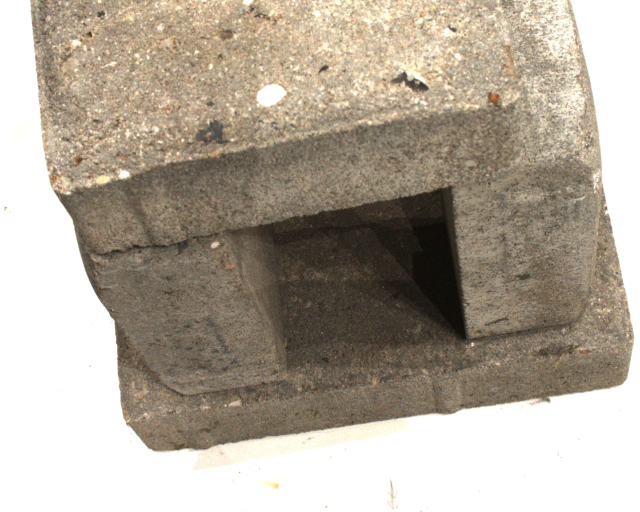
#> input picture Final_Project/view1.png, 640 x 512 px
$ python final_script.py
#> lines starting #> are read from the running program, lines starting #| are printed output that depends on the picture; long printed decimals are rounded
import numpy as np
import cv2
import matplotlib.pyplot as plt

# =============================================================
# 1: 加载数据
# =============================================================
def load_data(img1_path, img2_path, k_path):
    """读取图片和内参矩阵"""
#> called with img1_path = 'view1.png', img2_path = 'view2.png', k_path = 'K.txt'

    # 使用 cv2.imread 读取图像
    img1 = cv2.imread(img1_path)
#> img1 is the input picture: shape (512, 640, 3); mean B, G, R 153, 166.9, 176.8
    img2 = cv2.imread(img2_path)
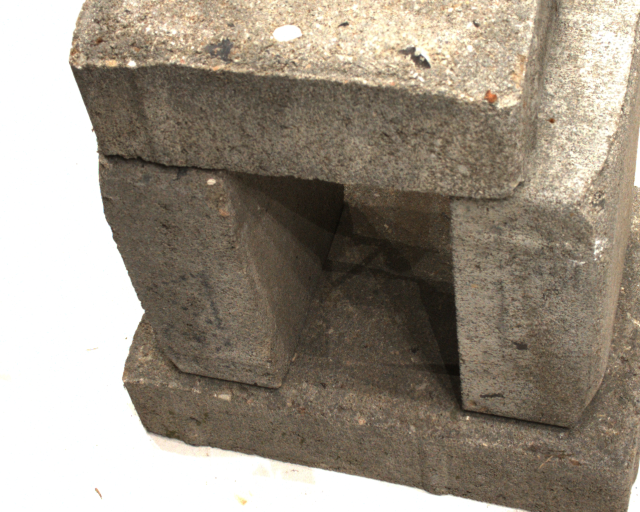
#> input picture Final_Project/view2.png, 640 x 512 px
#> img2 is the input picture: shape (512, 640, 3); mean B, G, R 131.8, 145.4, 155.1

    # 检查图片是否读取成功
    if img1 is None or img2 is None:
        raise FileNotFoundError(f"无法读取图片，请检查路径: {img1_path} 或 {img2_path}")

    # 使用 np.loadtxt 读取内参矩阵
    K = np.loadtxt(k_path)


    return img1, img2, K

# =========================================================
# 2: 特征提取与匹配
# =========================================================
def extract_and_match_features(img1, img2):
    """
    使用 SIFT 提取特征，使用 KNN 进行匹配，并进行 Lowe's Ratio Test。
    (参考从 11 立体视觉（下）单独拆分的图像矫正 PDF)
    """
    # 1. 初始化 SIFT 检测器
    # 注意：图像矫正 PDF Page 24 使用了默认参数 sift = cv2.SIFT_create()
    # 但脚本模板中已经给定了特定的参数 (contrastThreshold等)，保留模板的参数
    sift = cv2.SIFT_create(nfeatures=0, nOctaveLayers=5, contrastThreshold=0.001, edgeThreshold=10, sigma=1.4)

    # 2. 检测关键点和计算描述子
    # 参考 图像矫正 PDF Page 23-25 的 “# Find the keypoints and descriptors with SIFT” 部分代码
    kp1, des1 = sift.detectAndCompute(img1, None)
    kp2, des2 = sift.detectAndCompute(img2, None)

    # 3. 特征匹配 (使用 FLANN)
    # 参考 图像矫正 PDF Page 29 的 “# Match keypoints in both images” 部分代码
    FLANN_INDEX_KDTREE = 1
    index_params = dict(algorithm=FLANN_INDEX_KDTREE, trees=5) #  Page 29 中的 trees=5
    search_params = {} # 图像矫正 PDF Page 29 传入了空字典 {}

    flann = cv2.FlannBasedMatcher(index_params, search_params)

    matches_all = flann.knnMatch(des1, des2, k=2)

    # 4. Lowe's Ratio Test (比率测试)
    # 参考 图像矫正 PDF Page 30 “# Keep good matches: calculate distinctive image features” 部分代码
    good = []
    pts1 = []
    pts2 = []

    for m, n in matches_all:
        if m.distance < 0.7 * n.distance: # 0.7 是 PPT 中的阈值
            # --- 修改点 ---
            # PDF Page 32 写的是 good.append([m]) 用于 drawMatchesKnn
            # 但任务要求使用 drawMatches，所以这里必须 append(m)，去掉中括号。
            good.append(m)

            # 提取坐标用于后续计算 (参考 PDF Page 32)
            pts1.append(kp1[m.queryIdx].pt)
            pts2.append(kp2[m.trainIdx].pt)

    # 将点转换为 numpy 数组，参考 PDF Page 35，后续计算基础矩阵需要 float32
    pts1 = np.float32(pts1)
    pts2 = np.float32(pts2)

    print(f"[Info] Found {len(good)} good matches.")
    return pts1, pts2, good, kp1, kp2

# =========================================================
# 3.1: 数据归一化
# =========================================================
def normalize_points(pts):
    """
    将特征点平移至原点，并缩放至平均距离为 sqrt(2)
    输入: pts (Nx2)
    输出: norm_pts (Nx2), T (3x3 变换矩阵)
    """
    pts = np.array(pts)
    N = pts.shape[0]

    # 1. 计算质心 (cx, cy)
    mean = np.mean(pts, axis=0)
    cx, cy = mean[0], mean[1]

    # 2. 平移
    shifted_pts = pts - mean

    # 3. 计算平均距离 (Mean Distance from origin)
    # dist = sqrt(x^2 + y^2)
    dist = np.sqrt(np.sum(shifted_pts**2, axis=1))
    mean_dist = np.mean(dist)

    # 4. 计算缩放因子 s (使得平均距离为 sqrt(2))
    # 避免除以0
    if mean_dist < 1e-8:
        s = 1.0
    else:
        s = np.sqrt(2) / mean_dist

    # 5. 缩放
    norm_pts = shifted_pts * s

    # 6. 构造变换矩阵 T
    # T = [s  0  -s*cx]
    #     [0  s  -s*cy]
    #     [0  0     1 ]
    T = np.array([
        [s, 0, -s*cx],
        [0, s, -s*cy],
        [0, 0, 1.0]
    ])

    return norm_pts, T

# =========================================================
# 3.2: 归一化8点算法
# =========================================================
def solve_F_8point(pts1, pts2):
    """
    使用 8 点算法计算基础矩阵 F
    输入: pts1, pts2 (Nx2)
    输出: F (3x3)
    参考拆分的“8点算法” PDF 中的第五页和第六页
    """
    # --- Step 1: 归一化 (Normalization) ---
    pts1_norm, T1 = normalize_points(pts1)
    pts2_norm, T2 = normalize_points(pts2)

    N = pts1_norm.shape[0]

    # --- Step 2: 构建系数矩阵 A (Nx9) ---
    # 方程: p_r^T F p_l = 0  =>  [u'u, u'v, u', v'u, v'v, v', u, v, 1] * f = 0
    # 参考 PDF Page 5: (xr*xl, xr*yl, xr, yr*xl, yr*yl, yr, xl, yl, 1)
    # 这里 u, v 对应左图 (xl, yl); u', v' 对应右图 (xr, yr)
    u = pts1_norm[:, 0]
    v = pts1_norm[:, 1]
    u_p = pts2_norm[:, 0]
    v_p = pts2_norm[:, 1]

    A = np.column_stack((
        u_p * u, u_p * v, u_p,
        v_p * u, v_p * v, v_p,
        u,       v,       np.ones(N)
    ))

    # --- Step 3: SVD 求解 Af=0 ---
    # 对 A 进行 SVD，最小奇异值对应的右奇异向量即为解
    U, S, Vt = np.linalg.svd(A)
    F_vec = Vt[-1] # 取最后一行
    F_norm = F_vec.reshape(3, 3)

    # --- Step 4: 强制秩约束 (Enforce Rank-2) ---
    # 基础矩阵的秩必须为 2
    Uf, Sf, Vft = np.linalg.svd(F_norm)
    Sf[2] = 0 # 将最小的奇异值置为 0
    F_norm = Uf @ np.diag(Sf) @ Vft

    # --- Step 5: 去归一化 (Denormalization) ---
    # F = T2^T * F_norm * T1
    F = T2.T @ F_norm @ T1

    # 归一化 F 使得最后一个元素为 1 (可选，但通常有助于数值稳定性)
    if abs(F[2, 2]) > 1e-8:
        F = F / F[2, 2]

    return F
# =========================================================
# 3.3: 误差计算 (用于 RANSAC)
# =========================================================
def compute_epipolar_errors(F, pts1, pts2):
    """
    计算点到极线的距离 (Sampson Distance 的一阶近似)
    Distance = |x'Fx| / sqrt((Fx)_1^2 + (Fx)_2^2)
    即点 x' 到极线 l = Fx 的几何距离
    """
    N = pts1.shape[0]
    pts1_homo = np.hstack((pts1, np.ones((N, 1))))
    pts2_homo = np.hstack((pts2, np.ones((N, 1))))

    # 1. 计算极线 lines1 = F^T * x2 (在图1中的极线)
    #    计算极线 lines2 = F * x1   (在图2中的极线)
    lines2 = (F @ pts1_homo.T).T  # (N, 3)

    # 2. 计算代数误差 x'Fx (N,)
    # 方法: sum(x2 * lines2, axis=1)
    algebraic_error = np.sum(pts2_homo * lines2, axis=1)

    # 3. 计算几何距离 (点到直线的距离公式)
    # line = [a, b, c], pt = [u, v, 1] -> dist = |au + bv + c| / sqrt(a^2 + b^2)
    # lines2 的前两列是 a, b
    denom = np.sqrt(lines2[:, 0]**2 + lines2[:, 1]**2)

    # 避免除以0
    denom[denom < 1e-8] = 1e-8

    errors = np.abs(algebraic_error) / denom

    return errors

# =========================================================
# 3.4: RANSAC 循环实现
# =========================================================
def ransac_fundamental_matrix(pts1, pts2, threshold=1.0, max_iters=1000):
    """
    RANSAC 估计基础矩阵
    输入:
        pts1, pts2: 匹配点对 (Nx2)
        threshold: 内点判定的距离阈值 (像素单位)
        max_iters: 最大迭代次数
    输出:
        best_F: 最佳基础矩阵
        best_mask: 内点掩码 (bool array)
    """
    N = pts1.shape[0]
    best_inliers_count = 0
    best_F = None
    best_mask = np.zeros(N, dtype=bool)

    # 如果点数少于8个，无法计算
    if N < 8:
        return None, best_mask

    for i in range(max_iters):
        # 1. 随机采样 8 个点
        indices = np.random.choice(N, 8, replace=False)
        p1_sample = pts1[indices]
        p2_sample = pts2[indices]


        # 2. 使用 8 点法估计模型
        F = solve_F_8point(p1_sample, p2_sample)

        if F is None:  # 无法计算出有效的 F
            continue

        # 3. 计算所有点的误差
        errors = compute_epipolar_errors(F, pts1, pts2)

        # 4. 统计内点
        mask = errors < threshold
        inliers_count = np.sum(mask)

        # 5. 更新最佳模型
        if inliers_count > best_inliers_count:
            best_inliers_count = inliers_count
            best_F = F
            best_mask = mask

    # 6. 最终优化
    # 使用所有内点重新计算 F，以获得更稳定的结果
    if best_inliers_count >= 8:
        pts1_inliers = pts1[best_mask]
        pts2_inliers = pts2[best_mask]
        best_F = solve_F_8point(pts1_inliers, pts2_inliers)

    print(f"RANSAC Finished. Inliers: {best_inliers_count}/{N}, Iters: {max_iters}")

    return best_F, best_mask

# =========================================================
# 3.5: 位姿估计
# =========================================================
def estimate_pose(pts1, pts2, K):
    """
    计算本质矩阵 E, 并恢复 R, t。
    """
    # 1. 计算本质矩阵 (Essential Matrix)
    # 使用 RANSAC 剔除误匹配
    # threshold=1.0 表示点到极线的距离阈值 (像素单位)
    # 首先估计基础矩阵 (Fundamental Matrix)
    F, mask = ransac_fundamental_matrix(pts1, pts2, threshold=1.0, max_iters=1000)
    # 然后计算本质矩阵
    E = K.T @ F @ K

    # 获取 RANSAC 的内点 (Inliers)
    pts1_inliers = pts1[mask.ravel() == 1]
    pts2_inliers = pts2[mask.ravel() == 1]
    print(f"[Info] Inliers after RANSAC: {len(pts1_inliers)} / {len(pts1)}")

    # 2. 恢复姿态 (Recover Pose)
    # 从 E 分解出 R 和 t，并自动进行手性校验 (Cheirality Check)
    # 确保返回的解使得大多数点在两个相机前方
    _, R, t, mask_pose = cv2.recoverPose(E, pts1_inliers, pts2_inliers, K)

    return R, t, pts1_inliers, pts2_inliers

# =========================================================
# 4: 三角测量
# =========================================================
def triangulate(P1, P2, pts1, pts2):
    """
    线性三角测量 (DLT Algorithm)
    输入: 投影矩阵 P1, P2 (3x4), 匹配点 (Nx2)
    输出: 3D 点云 (Nx3)
    """
    N = pts1.shape[0]
    points_3d = []

    for i in range(N):
        u1, v1 = pts1[i]
        u2, v2 = pts2[i]

        # --- 构建矩阵 A (4x4) ---
        # 对应公式: x x PX = 0  =>  u p3^T X - p1^T X = 0
        # Row 1: u1 * pi1_3T - pi1_1T
        # Row 2: v1 * pi1_3T - pi1_2T
        # Row 3: u2 * pi2_3T - pi2_1T
        # Row 4: v2 * pi2_3T - pi2_2T

        A = np.zeros((4, 4))

        # P1 的行向量 (P1[0], P1[1], P1[2] 分别对应公式中的 pi1^1T, pi1^2T, pi1^3T)
        A[0] = u1 * P1[2] - P1[0]
        A[1] = v1 * P1[2] - P1[1]

        # P2 的行向量
        A[2] = u2 * P2[2] - P2[0]
        A[3] = v2 * P2[2] - P2[1]

        # --- SVD 求解 AX = 0 ---
        U, S, Vt = np.linalg.svd(A)
        X = Vt[-1] # X is [X, Y, Z, w]

        # --- 齐次坐标归一化 ---
        # 避免除以 0
        if abs(X[3]) > 1e-6:
            points_3d.append(X[:3] / X[3])
        else:
            # 如果 w 接近 0，说明点在无穷远或者数值不稳定
            points_3d.append(X[:3])

    return np.array(points_3d)

# =========================================================
# 5: 可视化与后处理
# =========================================================
def visualize_point_cloud(points_3d):
    """
    使用 Matplotlib 绘制 3D 散点图，设置视点并保持坐标轴等比例。
    """
    # ==========================================
    # 1. 数据清洗与过滤
    # ==========================================
    # 三角测量经常会产生无穷远的点或位于相机背后的点(Z<0)
    # 我们需要过滤掉这些异常值，以便可视化更清晰

    # 过滤 Z > 0 (相机前方) 且 Z < 50 (根据实际场景尺度调整，去除极远噪点)
    # 如果你的场景很大，请适当调大 50 这个阈值
    valid_mask = (points_3d[:, 2] > 0) & (points_3d[:, 2] < 50)
    filtered_points = points_3d[valid_mask]

    if len(filtered_points) == 0:
        print("[Warning] No points to visualize after filtering! Check your filter threshold.")
        return

    print(f"[Info] Visualizing {len(filtered_points)} points (filtered from {len(points_3d)})")

    # ==========================================
    # 2. 创建 3D 绘图
    # ==========================================
    fig = plt.figure(figsize=(10, 8))
    ax = fig.add_subplot(111, projection='3d')

    # 提取坐标
    X = filtered_points[:, 0]
    Y = filtered_points[:, 1]
    Z = filtered_points[:, 2]

    # 绘制散点图
    # c=Z: 根据深度着色，cmap='viridis': 使用蓝绿黄配色，增加立体感
    sc = ax.scatter(X, Y, Z, c=Z, cmap='viridis', s=20, alpha=0.6, marker='.')

    # 添加颜色条表示深度
    plt.colorbar(sc, label='Depth (Z)')

    # 设置标签
    ax.set_xlabel('X')
    ax.set_ylabel('Y')
    ax.set_zlabel('Z')
    ax.set_title('3D Reconstruction')

    # ==========================================
    # 3. 设置视点 (Viewpoint)
    # ==========================================
    # OpenCV 坐标系中 Y 轴是向下的，而 Matplotlib 默认 Z 轴向上。
    # 为了符合直觉（看起来不倒置），通常需要调整视角。
    # elev (elevation): 仰角, azim (azimuth): 方位角
    # -80/-90 的组合通常适合查看俯视/正视的 OpenCV 坐标系结果
    ax.view_init(elev=-80, azim=-90)

    # 也可以尝试反转 Y 轴来匹配图像坐标系习惯
    ax.invert_yaxis()

    # ==========================================
    # 4. 强制坐标轴等比例 (Equal Aspect Ratio)
    # ==========================================
    # Matplotlib 3D 默认会自动拉伸坐标轴填满画布，导致物体变形。
    # 下面的代码手动计算包围盒，强制 X, Y, Z 轴比例为 1:1:1

    max_range = np.array([X.max()-X.min(), Y.max()-Y.min(), Z.max()-Z.min()]).max() / 2.0

    mid_x = (X.max()+X.min()) * 0.5
    mid_y = (Y.max()+Y.min()) * 0.5
    mid_z = (Z.max()+Z.min()) * 0.5

    ax.set_xlim(mid_x - max_range, mid_x + max_range)
    ax.set_ylim(mid_y - max_range, mid_y + max_range)
    ax.set_zlim(mid_z - max_range, mid_z + max_range)

    # ==========================================
    # 保存 3D 结果图片
    # ==========================================
    plt.savefig('step3_3d_reconstruction.png')
    print("[Info] Saved 3D reconstruction result to step3_3d_reconstruction.png")

    plt.show()
# =============================================================
# 主程序流程
# =============================================================
if __name__ == '__main__':
    # 路径配置 (请确保目录下有 view1.png, view2.png, K.txt)
    img1_path = 'view1.png'
    img2_path = 'view2.png'
    k_path = 'K.txt'

    # 1. 加载数据
    img1, img2, K = load_data(img1_path, img2_path, k_path)
#> K = [[1446.2, 0, 331.6], [0, 1441.6, 265.5], [0, 0, 1]]

    # =========================================================
    # 将图像左右连接并使用 cv2.imshow 并列显示
    # =========================================================
    # 使用 np.hstack 将两个图像数组在水平方向上堆叠 (Left-Right Concatenation)
    # 前提是两张图片的高度必须一致
    if img1.shape[0] == img2.shape[0]:
        combined_img = np.hstack((img1, img2))
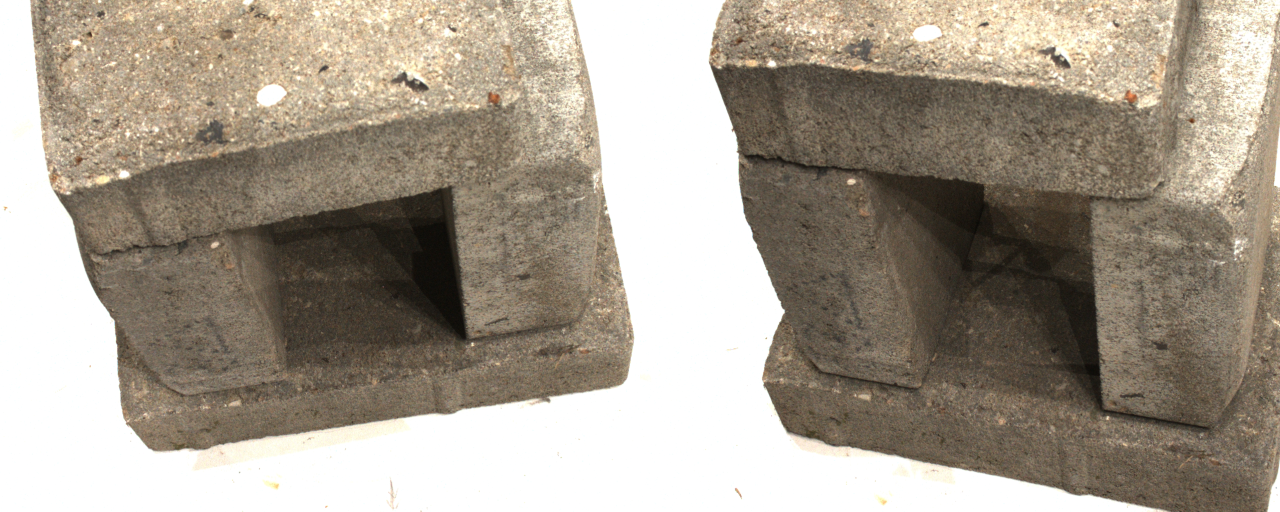
#> combined_img: shape (512, 1280, 3); mean B, G, R 142.4, 156.1, 166

        # ==========================================
        # 保存拼接输入图片
        # ==========================================
        cv2.imwrite('step1_combined_view.png', combined_img)
        print("[Info] Saved combined input image to step1_combined_view.png")

        cv2.imshow('Loaded Images (Press any key to continue)', combined_img)
        print("图片已显示，按任意键继续执行后续步骤...")
        cv2.waitKey(0)        # 等待按键
        cv2.destroyAllWindows() # 关闭窗口
    else:
        print("[Warning] 图片高度不一致，跳过拼接显示。")
    # =========================================================


    # 2. 特征提取与匹配
    print("Step 1: Feature Matching...")
    pts1, pts2, matches, kp1, kp2 = extract_and_match_features(img1, img2)
#> in extract_and_match_features, `kp1, des1 = sift.detectAndCompute(img1, None)`: kp1 = 9993 keypoints; strongest (x, y, size): (375, 277, 187.6), (124, 174, 7), (454, 30, 3.3), (472, 344, 2.5)
#> in extract_and_match_features, `kp2, des2 = sift.detectAndCompute(img2, None)`: kp2 = 10154 keypoints; strongest (x, y, size): (132, 64, 6), (211, 181, 4.9), (425, 64, 5.6), (477, 25, 3.1)
#> in extract_and_match_features, `matches_all = flann.knnMatch(des1, des2, k=2)`: matches_all = 9993 matches
#> after the loop in extract_and_match_features, `for m, n in matches_all:`: good = 820 matches; pts1 = 820 pairs, first value 17.5 to 624.6, second value 5.92 to 489.4; pts2 = 820 pairs, first value 72.45 to 631.6, second value 3.28 to 504.3
#| [Info] Found 820 good matches.
#> matches = 820 matches

    # =========================================================
    # 任务要求 2: 使用 cv2.drawMatches 显示匹配结果
    # 注意：PPT Page 127 使用的是 drawMatchesKnn ，但这里要求改用 drawMatches
    # =========================================================
    img_matches = cv2.drawMatches(img1, kp1, img2, kp2, matches, None,
                                  flags=cv2.DrawMatchesFlags_NOT_DRAW_SINGLE_POINTS)
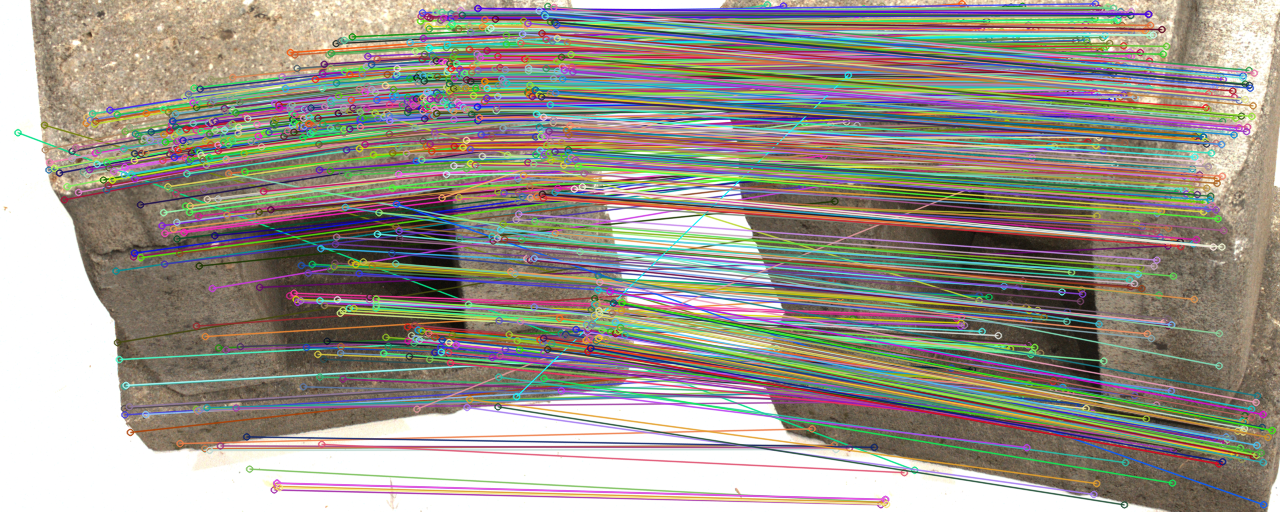
#> img_matches: shape (512, 1280, 3); mean B, G, R 139.6, 149.4, 154.7

    # ==========================================
    # 保存特征匹配图片
    # ==========================================
    cv2.imwrite('step2_feature_matches.png', img_matches)
    print("[Info] Saved feature matches image to step2_feature_matches.png")

    cv2.imshow('Feature Matches', img_matches)
    cv2.waitKey(0)
    cv2.destroyAllWindows()
    # 显示匹配结果


    # 3. 位姿估计
    print("Step 2: Estimating Pose...")
    R, t, pts1_inliers, pts2_inliers = estimate_pose(pts1, pts2, K)
#> the loop in ransac_fundamental_matrix, `for i in range(max_iters):` made 1000 passes
#> (T1 in solve_F_8point, T2 in solve_F_8point, u in solve_F_8point) on passes 3 to 4: ([[0.00917, 0, -2.71], [0, 0.00917, -1.68], [0, 0, 1]], [[0.00811, 0, -2.43], [0, 0.00811, -1.17], [0, 0, 1]], [-1.09, -0.149, 1.59, 1.45, -1.82, -0.91, -0.576, 1.5]), ([[0.00983, 0, -3.83], [0, 0.00983, -1.22], [0, 0, 1]], [[0.00964, 0, -3.82], [0, 0.00964, -0.981], [0, 0, 1]], [1.82, -2.11, 0.446, -0.642, -2.72, 1.53, 0.564, 1.11])
#> (T1 in solve_F_8point, T2 in solve_F_8point, u in solve_F_8point) on pass 1: ([[0.00723, 0, -2.48], [0, 0.00723, -0.84], [0, 0, 1]], [[0.00696, 0, -2.51], [0, 0.00696, -0.608], [0, 0, 1]], [1.11, 0.97, 0.668, 1.45, -1.18, -1.86, -1.71, 0.569])
#| RANSAC Finished. Inliers: 790/820, Iters: 1000
#| [Info] Inliers after RANSAC: 790 / 820
    print("Rotation Matrix:\n", R)
#| Rotation Matrix:
#|  [[ 0.9289 -0.3394  0.148]
#|  [ 0.3134  0.9335  0.1741]
#|  [-0.1973 -0.1153  0.9735]]
    print("Translation Vector:\n", t)
#| Translation Vector:
#|  [[-0.6274]
#|  [-0.7656]
#|  [ 0.1421]]

    # 4. 三角测量
    print("Step 3: Triangulation...")

    # 必须先构建 3x4 的投影矩阵 P = K[R|t]
    # 相机 1：位于原点，无旋转
    # 构造 [I | 0]
    I = np.eye(3)
    zeros = np.zeros((3, 1))
    P1 = K @ np.hstack((I, zeros))

    # 相机 2：通过 estimate_pose 恢复的 R 和 t
    # 构造 [R | t]
    P2 = K @ np.hstack((R, t))

    # 传入正确的 P1, P2
    points_3d = triangulate(P1, P2, pts1_inliers, pts2_inliers)

    # 5. 可视化
    print("Step 4: Visualizing...")
    visualize_point_cloud(points_3d)
#| [Info] Visualizing 790 points (filtered from 790)
#> in visualize_point_cloud, `plt.savefig('step3_3d_reconstruction.png')`:
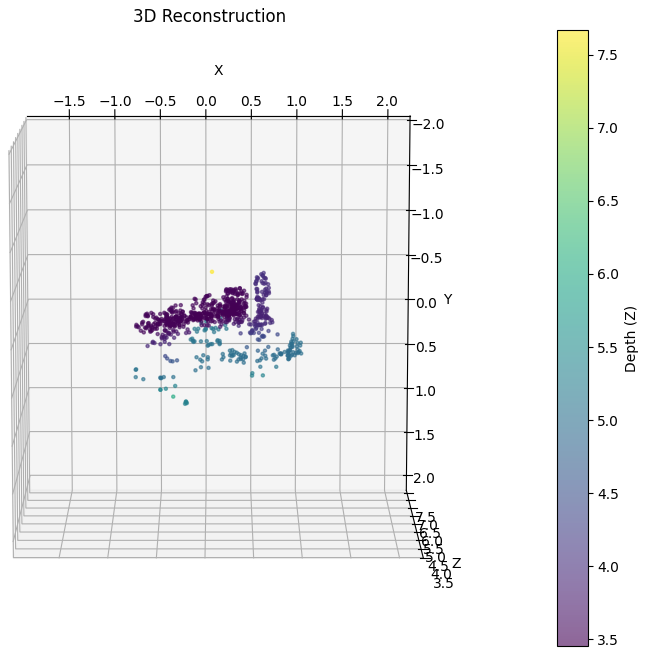
#> figure drawn by matplotlib, 2 panels
